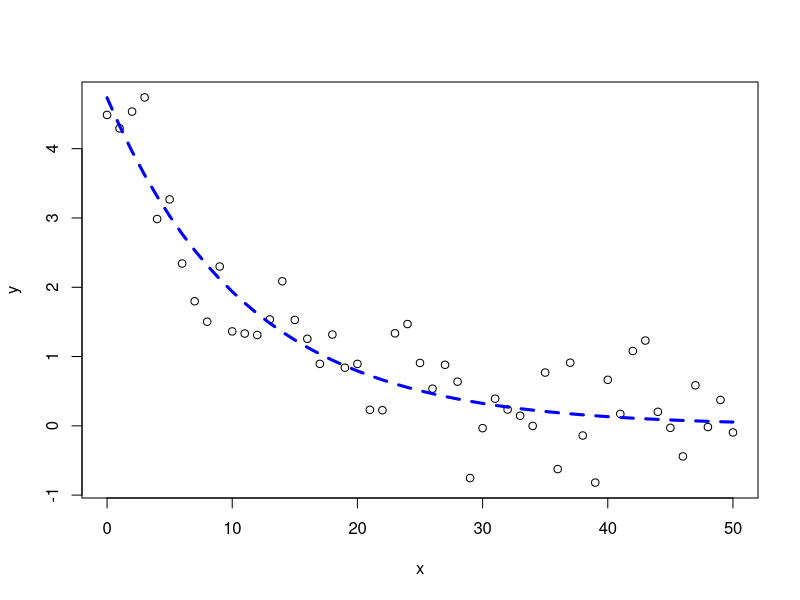
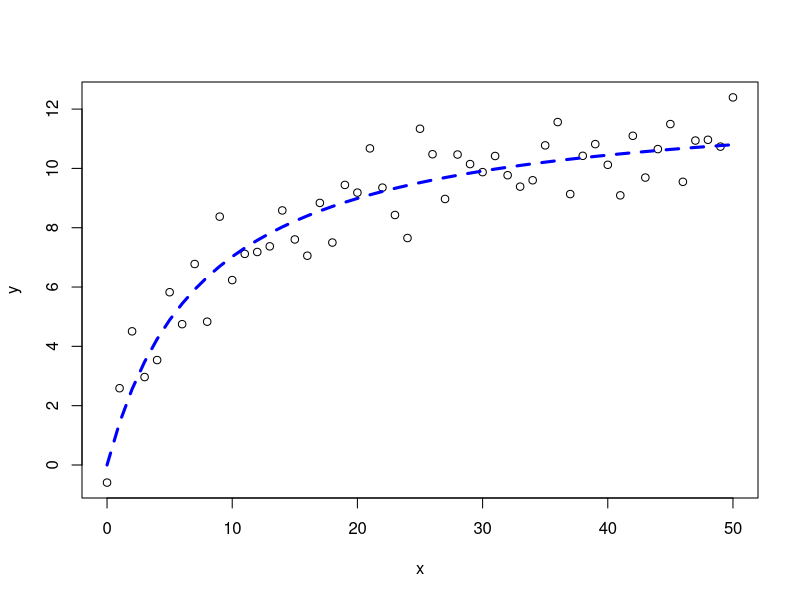
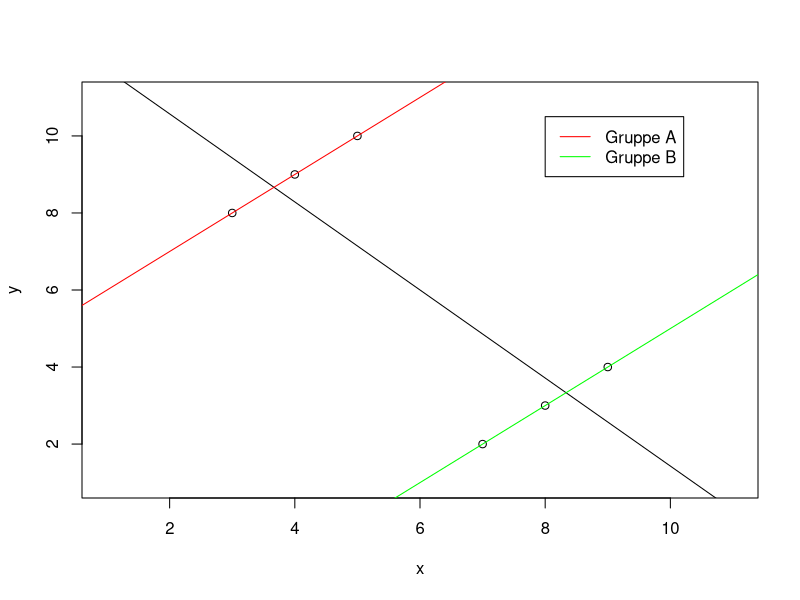
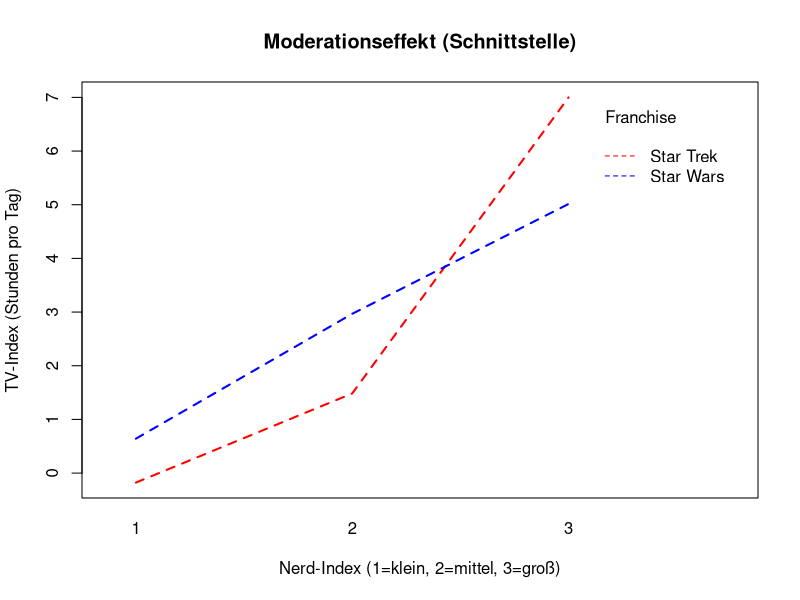
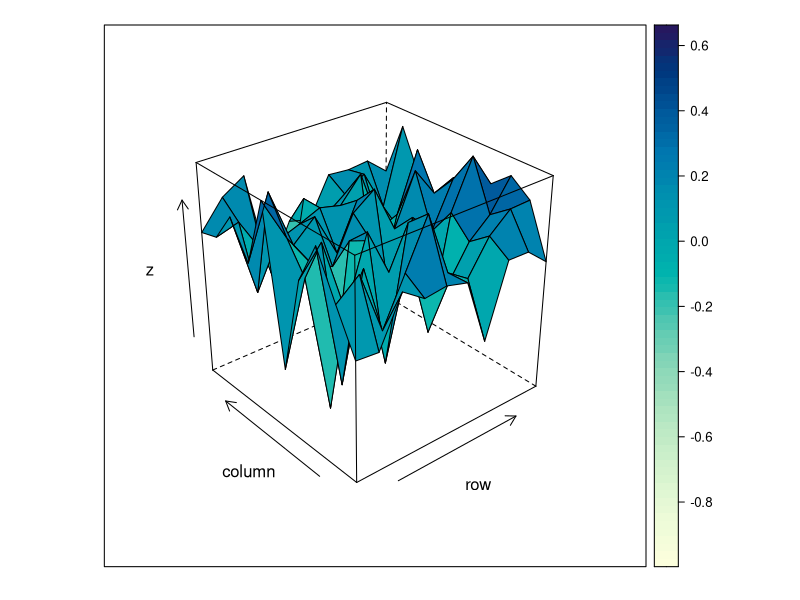

Here is the R script that generated these plots, in order:
# Exponentialfunktion mit negativem Vorzeichen
x <- seq(0,50,1)
y <- runif(1,5,5)*exp(-runif(1,0.1,0.1)*x)+rnorm(51,0,0.5)
a_start <- 10
b_start <- 2*log(2)/a_start
m <- nls(y~a*exp(-b*x), start=list(a=a_start, b=b_start))
plot(x,y)
lines(x, predict(m), col="blue", lty=2,lwd=3)

# Michaelis-Menten-Gleichung
x <- seq(0,50)
y <- (runif(1,10,20)*x)/(runif(1,0,10)+x)+rnorm(51,0,1)
a_start <- 10
b_start <- 2*log(2)/a_start
m <- nls(y~a*x/(b+x), start=list(a=a_start, b=b_start))
plot(x,y)
lines(x, predict(m), lty=2, col="blue", lwd=3)

# Logarithmierte Odds Ratio eines nerdigen Star Wars Fans
starwars <- data.frame(
Nerd=c(1,1,1,1,1,1,1,1,1,1,0,0,0,0,0,0,0,0,0,0),
Fan=c(1,1,1,1,1,1,1,0,0,0,1,1,1,1,0,0,0,0,0,0))
glm(data=starwars, Fan~Nerd, family=binomial)

# Simpson Paradoxon
x <- c(3, 4, 5, 7, 8, 9)
y <- c(8, 9, 10, 2, 3, 4)
simpson <- data.frame(x, y)
plot(simpson, ylim=c(1, 11), xlim=c(1, 11))
abline(lm(data=simpson, y~x))
abline(lm(data=simpson[c(1, 2, 3),], y~x), col="red")
abline(lm(data=simpson[c(4, 5, 6),], y~x), col="green")
legend(8, 10.5, legend=c("Gruppe A", "Gruppe B"), col=c("red", "green"), lty=1)

# Parallelen zwischen t-Test und linearer Regression
t.test(ToothGrowth$len~ToothGrowth$supp)
lm(ToothGrowth$len~ToothGrowth$supp)

# Moderationseffekt (Teil 1)
set.seed(1701)
data <- data.frame(
fan = rep(c("Star Wars", "Star Trek"), each = 30),
nerdindex = rep(c("1", "2", "3"), each = 10, times = 2),
tvindex = c(runif(10, -3, 3), runif(10, 0, 5), runif(10, 4, 6),
runif(10, -4, 2), runif(10, 0, 3), runif(10, 5, 8)))

# Moderationseffekt (Teil 2)
interaction.plot(x.factor = data$nerdindex,
trace.factor = data$fan, response = data$tvindex,
fun = median, main = "Moderationseffekt (Schnittstelle)",
ylab = "TV-Index (Stunden pro Tag)",
xlab = "Nerd-Index (1=klein, 2=mittel, 3=groß)",
col = c("red", "blue"), lty = 2, lwd = 2,
trace.label = "Franchise")

# Moderationseffekt (Teil 3)
summary(lm(data=data, tvindex~nerdindex*fan))

# Plot der ersten Seite
library(mgcv)
library(lattice)
x <- rnorm(100)
y <- rnorm(100)
z <- rnorm(100)
tab <- data.frame(x,y,z)
mod <- gam(z~te(x,y), data=tab)
z <- matrix(fitted(mod), ncol=10)
wireframe(z, drape=TRUE, colorkey=TRUE)